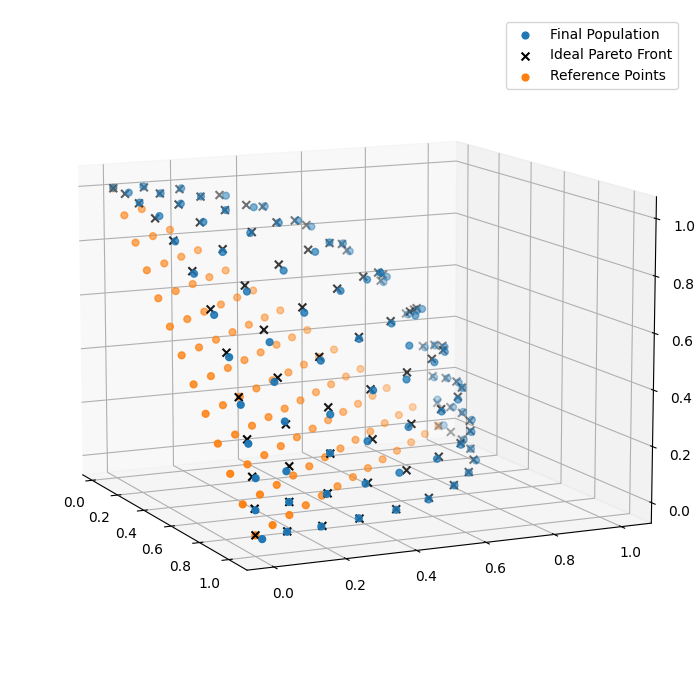

Python code for this plot:
from math import factorial
import random

import matplotlib.pyplot as plt
import numpy
import pymop.factory

from deap import algorithms
from deap import base
from deap.benchmarks.tools import igd
from deap import creator
from deap import tools

# Problem definition
PROBLEM = "dtlz2"
NOBJ = 3
K = 10
NDIM = NOBJ + K - 1
P = 12
H = factorial(NOBJ + P - 1) / (factorial(P) * factorial(NOBJ - 1))
BOUND_LOW, BOUND_UP = 0.0, 1.0
problem = pymop.factory.get_problem(PROBLEM, n_var=NDIM, n_obj=NOBJ)
##

# Algorithm parameters
MU = int(H + (4 - H % 4))
NGEN = 100
CXPB = 1.0
MUTPB = 1.0
##

# Create uniform reference point
ref_points = tools.uniform_reference_points(NOBJ, P)

# Create classes
creator.create("FitnessMin", base.Fitness, weights=(-1.0,) * NOBJ)
creator.create("Individual", list, fitness=creator.FitnessMin)
##


# Toolbox initialization
def uniform(low, up, size=None):
    try:
        return [random.uniform(a, b) for a, b in zip(low, up)]
    except TypeError:
        return [random.uniform(a, b) for a, b in zip([low] * size, [up] * size)]

toolbox = base.Toolbox()
toolbox.register("attr_float", uniform, BOUND_LOW, BOUND_UP, NDIM)
toolbox.register("individual", tools.initIterate, creator.Individual, toolbox.attr_float)
toolbox.register("population", tools.initRepeat, list, toolbox.individual)

toolbox.register("evaluate", problem.evaluate, return_values_of=["F"])
toolbox.register("mate", tools.cxSimulatedBinaryBounded, low=BOUND_LOW, up=BOUND_UP, eta=30.0)
toolbox.register("mutate", tools.mutPolynomialBounded, low=BOUND_LOW, up=BOUND_UP, eta=20.0, indpb=1.0/NDIM)
toolbox.register("select", tools.selNSGA3, ref_points=ref_points)
##


def main(seed=None):
    random.seed(seed)

    # Initialize statistics object
    stats = tools.Statistics(lambda ind: ind.fitness.values)
    stats.register("avg", numpy.mean, axis=0)
    stats.register("std", numpy.std, axis=0)
    stats.register("min", numpy.min, axis=0)
    stats.register("max", numpy.max, axis=0)

    logbook = tools.Logbook()
    logbook.header = "gen", "evals", "std", "min", "avg", "max"

    pop = toolbox.population(n=MU)

    # Evaluate the individuals with an invalid fitness
    invalid_ind = [ind for ind in pop if not ind.fitness.valid]
    fitnesses = toolbox.map(toolbox.evaluate, invalid_ind)
    for ind, fit in zip(invalid_ind, fitnesses):
        ind.fitness.values = fit

    # Compile statistics about the population
    record = stats.compile(pop)
    logbook.record(gen=0, evals=len(invalid_ind), **record)
    print(logbook.stream)

    # Begin the generational process
    for gen in range(1, NGEN):
        offspring = algorithms.varAnd(pop, toolbox, CXPB, MUTPB)

        # Evaluate the individuals with an invalid fitness
        invalid_ind = [ind for ind in offspring if not ind.fitness.valid]
        fitnesses = toolbox.map(toolbox.evaluate, invalid_ind)
        for ind, fit in zip(invalid_ind, fitnesses):
            ind.fitness.values = fit

        # Select the next generation population from parents and offspring
        pop = toolbox.select(pop + offspring, MU)

        # Compile statistics about the new population
        record = stats.compile(pop)
        logbook.record(gen=gen, evals=len(invalid_ind), **record)
        print(logbook.stream)

    return pop, logbook


if __name__ == "__main__":
    pop, stats = main()
    pop_fit = numpy.array([ind.fitness.values for ind in pop])

    pf = problem.pareto_front(ref_points)
    #print(igd(pop_fit, pf))

    import matplotlib.pyplot as plt
    import mpl_toolkits.mplot3d as Axes3d

    fig = plt.figure(figsize=(7, 7))
    ax = fig.add_subplot(111, projection="3d")

    p = numpy.array([ind.fitness.values for ind in pop])
    ax.scatter(p[:, 0], p[:, 1], p[:, 2], marker="o", s=24, label="Final Population")

    ax.scatter(pf[:, 0], pf[:, 1], pf[:, 2], marker="x", c="k", s=32, label="Ideal Pareto Front")

    ref_points = tools.uniform_reference_points(NOBJ, P)

    ax.scatter(ref_points[:, 0], ref_points[:, 1], ref_points[:, 2], marker="o", s=24, label="Reference Points")

    ax.view_init(elev=11, azim=-25)
    ax.autoscale(tight=True)
    plt.legend()
    plt.tight_layout()
    plt.show()
    # plt.savefig("nsga3.png")